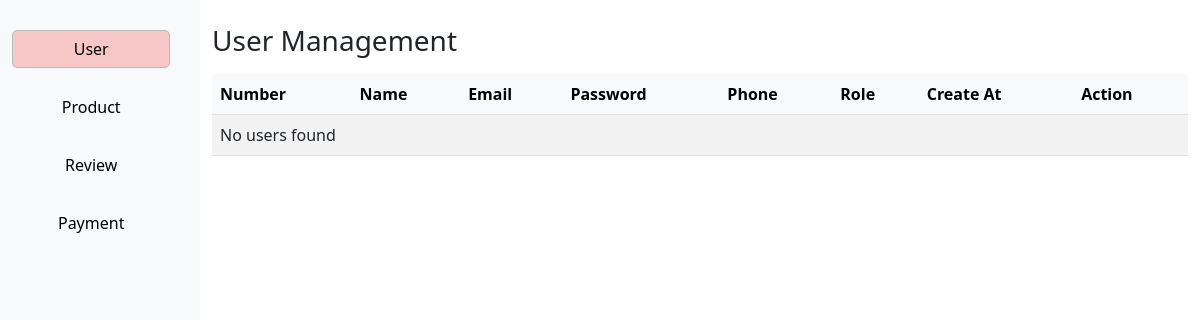
Before: /app/views/admin/index.php with the older database file.
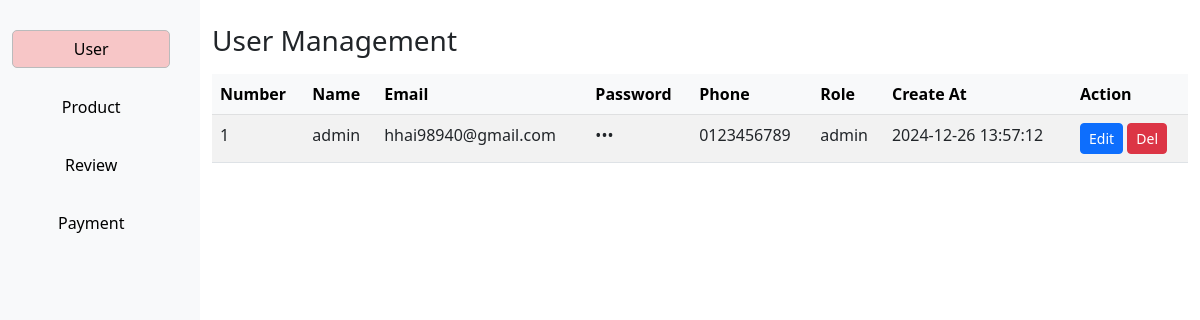
After: the same page with the newer database file.
### tables this page shows
CREATE TABLE Users ( 
    user_id INT PRIMARY KEY AUTO_INCREMENT, 
    name VARCHAR(255) NOT NULL, 
    email VARCHAR(255) NOT NULL UNIQUE, 
    password VARCHAR(255) NOT NULL, 
    phone VARCHAR(15), 
    role VARCHAR(50) NOT NULL, 
    created_at DATETIME DEFAULT CURRENT_TIMESTAMP 
);

### app/models/Admin.php (called while the page is built, shortened)
<?php
$sqlUser = "SELECT * FROM users";
?>

### app/views/admin/index.php (the view, shortened to what this page needs)
<?php
require_once('../../controllers/AdminController.php');
?>
<!DOCTYPE html>
<html lang="en">
<head>
    <link href="https://cdn.jsdelivr.net/npm/bootstrap@5.3.0/dist/css/bootstrap.min.css" rel="stylesheet">
    <link rel="stylesheet" href="https://cdnjs.cloudflare.com/ajax/libs/font-awesome/6.7.2/css/all.min.css"
 />
    <link rel="stylesheet" href="../../../assets/css/admin.css">
</head>
    <div class="container-fluid">
        <div class="row">
            <div class="col-md-2 sidebar">
                <button class="btn btn-light active" onclick="showTab('user')">User</button>
                <button class="btn btn-light" onclick="showTab('product')">Product</button>
                <button class="btn btn-light" onclick="showTab('review')">Review</button>
                <button class="btn btn-light" onclick="showTab('payment')">Payment</button>
            </div>
            <div class="col-md-10">
                <div id="user" class="tab-content">
                    <h3 class="mt-4">User Management</h3>
                    <table class="table table-striped mt-3">
                        <thead class="table-light">
                            <tr>
                                <th>Number</th>
                                <th>Name</th>
                                <th>Email</th>
                                <th>Password</th>
                                <th>Phone</th>
                                <th>Role</th>
                                <th>Create At</th>
                                <th>Action</th>
                            </tr>
                        </thead>
                        <tbody>
                            <?php
                            $resultUser = $conn->query($sqlUser);
                            if ($resultUser->num_rows > 0) {
                                $number = 1;
                                while ($row = $resultUser->fetch_assoc()) {
                                    echo "<tr data-user-id='" . $row['user_id'] . "'>";
                                    echo "<td>" . $number . "</td>";
                                    echo "<td>" . $row['name'] . "</td>";
                                    echo "<td>" . $row['email'] . "</td>";
                                    echo "<td>" . str_repeat('•', strlen($row['password'])) . "</td>";
                                    echo "<td>" . $row['phone'] . "</td>";
                                    echo "<td>" . $row['role'] . "</td>";
                                    echo "<td>" . $row['created_at'] . "</td>";
                                    echo "<td>
                                        <button class='btn btn-sm btn-primary' onclick=\"openEditForm('" . $row['user_id'] . "', '" . $row['name'] . "', '" . $row['email'] . "', '" . $row['password'] . "', '" . $row['phone'] . "', '" . $row['role'] . "')\">Edit</button>
                                        <a href='?delete_user=true&user_id={$row['user_id']}' class='btn btn-sm btn-danger' onclick=confirmDelete()>Del</a>
                                    </td>";
                                    echo "</tr>";
                                    $number++;
                                }
                            } else {
                                echo "<tr><td colspan='8'>No users found</td></tr>";
                            }
                            ?>
                        </tbody>
                    </table>
                </div>
            </div>
        </div>
    </div>
</body>
</html>

### assets/css/admin.css (style rules this page uses)
.sidebar { height: 100vh; background-color: #f8f9fa; padding-top: 20px; }
.sidebar button { width: 90%; margin: 10px auto; border-radius: 5px; }
.sidebar .active { background-color: #f7c6c7; color: black; }

Changed rows visible on the page:
added users: name "admin", email "hhai98940@gmail.com", password "•••", phone "0123456789", role "admin", created_at "2024-12-26 13:57:12"
Other visible differences:
text no longer shown: "No users found"
